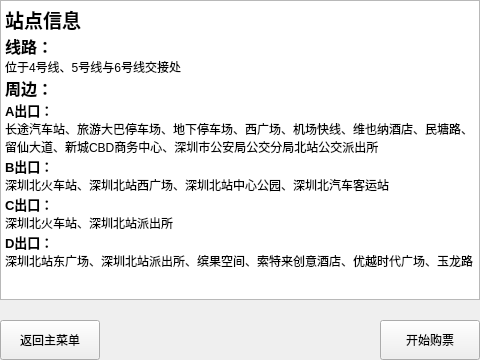
<?xml version="1.0" encoding="UTF-8"?>
<ui version="4.0">
 <class>shenzhenNorth</class>
 <widget class="QWidget" name="shenzhenNorth">
  <property name="geometry">
   <rect>
    <x>0</x>
    <y>0</y>
    <width>480</width>
    <height>360</height>
   </rect>
  </property>
  <property name="windowTitle">
   <string>Form</string>
  </property>
  <widget class="QPushButton" name="backMainBtn">
   <property name="geometry">
    <rect>
     <x>0</x>
     <y>320</y>
     <width>100</width>
     <height>40</height>
    </rect>
   </property>
   <property name="text">
    <string>返回主菜单</string>
   </property>
  </widget>
  <widget class="QPushButton" name="startBtn">
   <property name="geometry">
    <rect>
     <x>380</x>
     <y>320</y>
     <width>100</width>
     <height>40</height>
    </rect>
   </property>
   <property name="text">
    <string>开始购票</string>
   </property>
  </widget>
  <widget class="QTextBrowser" name="textBrowser">
   <property name="geometry">
    <rect>
     <x>0</x>
     <y>0</y>
     <width>480</width>
     <height>300</height>
    </rect>
   </property>
   <property name="html">
    <string>&lt;!DOCTYPE HTML PUBLIC &quot;-//W3C//DTD HTML 4.0//EN&quot; &quot;http://www.w3.org/TR/REC-html40/strict.dtd&quot;&gt;
&lt;html&gt;&lt;head&gt;&lt;meta name=&quot;qrichtext&quot; content=&quot;1&quot; /&gt;&lt;style type=&quot;text/css&quot;&gt;
p, li { white-space: pre-wrap; }
&lt;/style&gt;&lt;/head&gt;&lt;body style=&quot; font-family:'SimSun'; font-size:9pt; font-weight:400; font-style:normal;&quot;&gt;
&lt;p style=&quot; margin-top:0px; margin-bottom:0px; margin-left:0px; margin-right:0px; -qt-block-indent:0; text-indent:0px;&quot;&gt;&lt;span style=&quot; font-size:14pt; font-weight:600;&quot;&gt;站点信息&lt;/span&gt;&lt;/p&gt;
&lt;p style=&quot; margin-top:0px; margin-bottom:0px; margin-left:0px; margin-right:0px; -qt-block-indent:0; text-indent:0px;&quot;&gt;&lt;span style=&quot; font-size:12pt; font-weight:600;&quot;&gt;线路：&lt;/span&gt;&lt;/p&gt;
&lt;p style=&quot; margin-top:0px; margin-bottom:0px; margin-left:0px; margin-right:0px; -qt-block-indent:0; text-indent:0px;&quot;&gt;位于4号线、5号线与6号线交接处&lt;/p&gt;
&lt;p style=&quot; margin-top:0px; margin-bottom:0px; margin-left:0px; margin-right:0px; -qt-block-indent:0; text-indent:0px;&quot;&gt;&lt;span style=&quot; font-size:12pt; font-weight:600;&quot;&gt;周边：&lt;/span&gt;&lt;/p&gt;
&lt;p style=&quot; margin-top:0px; margin-bottom:0px; margin-left:0px; margin-right:0px; -qt-block-indent:0; text-indent:0px;&quot;&gt;&lt;span style=&quot; font-size:10pt; font-weight:600;&quot;&gt;A出口：&lt;/span&gt;&lt;/p&gt;
&lt;p style=&quot; margin-top:0px; margin-bottom:0px; margin-left:0px; margin-right:0px; -qt-block-indent:0; text-indent:0px;&quot;&gt;长途汽车站、旅游大巴停车场、地下停车场、西广场、机场快线、维也纳酒店、民塘路、留仙大道、新城CBD商务中心、深圳市公安局公交分局北站公交派出所&lt;/p&gt;
&lt;p style=&quot; margin-top:0px; margin-bottom:0px; margin-left:0px; margin-right:0px; -qt-block-indent:0; text-indent:0px;&quot;&gt;&lt;span style=&quot; font-size:10pt; font-weight:600;&quot;&gt;B出口：&lt;/span&gt;&lt;/p&gt;
&lt;p style=&quot; margin-top:0px; margin-bottom:0px; margin-left:0px; margin-right:0px; -qt-block-indent:0; text-indent:0px;&quot;&gt;深圳北火车站、深圳北站西广场、深圳北站中心公园、深圳北汽车客运站&lt;/p&gt;
&lt;p style=&quot; margin-top:0px; margin-bottom:0px; margin-left:0px; margin-right:0px; -qt-block-indent:0; text-indent:0px;&quot;&gt;&lt;span style=&quot; font-size:10pt; font-weight:600;&quot;&gt;C出口：&lt;/span&gt;&lt;/p&gt;
&lt;p style=&quot; margin-top:0px; margin-bottom:0px; margin-left:0px; margin-right:0px; -qt-block-indent:0; text-indent:0px;&quot;&gt;深圳北火车站、深圳北站派出所&lt;/p&gt;
&lt;p style=&quot; margin-top:0px; margin-bottom:0px; margin-left:0px; margin-right:0px; -qt-block-indent:0; text-indent:0px;&quot;&gt;&lt;span style=&quot; font-size:10pt; font-weight:600;&quot;&gt;D出口：&lt;/span&gt;&lt;/p&gt;
&lt;p style=&quot; margin-top:0px; margin-bottom:0px; margin-left:0px; margin-right:0px; -qt-block-indent:0; text-indent:0px;&quot;&gt;深圳北站东广场、深圳北站派出所、缤果空间、索特来创意酒店、优越时代广场、玉龙路&lt;/p&gt;&lt;/body&gt;&lt;/html&gt;</string>
   </property>
  </widget>
 </widget>
 <resources/>
 <connections/>
</ui>
